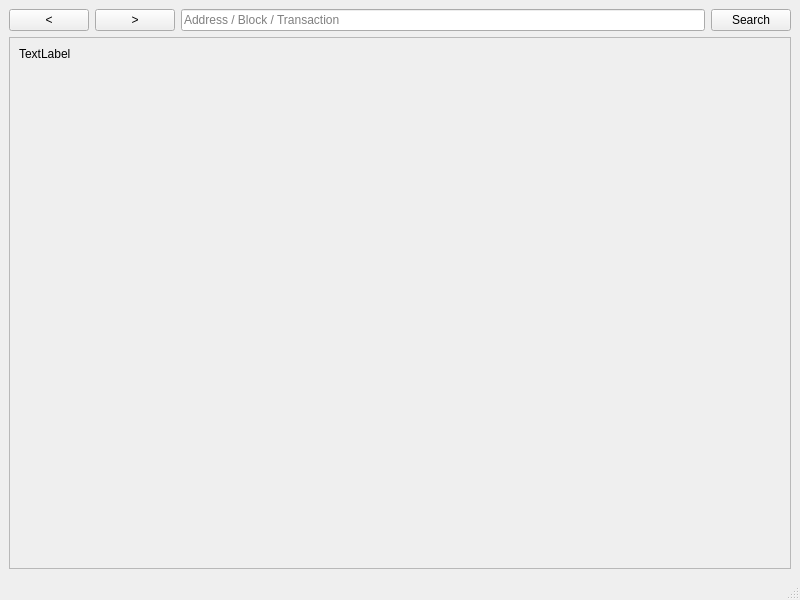
<?xml version="1.0" encoding="UTF-8"?>
<ui version="4.0">
 <class>BlockExplorer</class>
 <widget class="QMainWindow" name="BlockExplorer">
  <property name="geometry">
   <rect>
    <x>0</x>
    <y>0</y>
    <width>800</width>
    <height>600</height>
   </rect>
  </property>
  <property name="windowTitle">
   <string>Blockchain Explorer</string>
  </property>
  <widget class="QWidget" name="centralwidget">
   <layout class="QVBoxLayout" name="verticalLayout">
    <item>
     <layout class="QHBoxLayout" name="horizontalLayout">
      <property name="sizeConstraint">
       <enum>QLayout::SetMinimumSize</enum>
      </property>
      <item>
       <widget class="QPushButton" name="back">
        <property name="text">
         <string>&lt;</string>
        </property>
        <property name="icon">
         <iconset resource="../bitcoin.qrc">
          <normaloff>:/icons/back</normaloff>:/icons/back</iconset>
        </property>
        <property name="flat">
         <bool>false</bool>
        </property>
       </widget>
      </item>
      <item>
       <widget class="QPushButton" name="forward">
        <property name="text">
         <string>&gt;</string>
        </property>
        <property name="icon">
         <iconset resource="../bitcoin.qrc">
          <normaloff>:/icons/forward</normaloff>:/icons/forward</iconset>
        </property>
       </widget>
      </item>
      <item>
       <widget class="QLineEdit" name="searchBox">
        <property name="sizePolicy">
         <sizepolicy hsizetype="Expanding" vsizetype="Fixed">
          <horstretch>5</horstretch>
          <verstretch>0</verstretch>
         </sizepolicy>
        </property>
        <property name="minimumSize">
         <size>
          <width>0</width>
          <height>0</height>
         </size>
        </property>
        <property name="inputMask">
         <string/>
        </property>
        <property name="text">
         <string/>
        </property>
        <property name="placeholderText">
         <string>Address / Block / Transaction</string>
        </property>
       </widget>
      </item>
      <item>
       <widget class="QPushButton" name="pushSearch">
        <property name="sizePolicy">
         <sizepolicy hsizetype="Minimum" vsizetype="Fixed">
          <horstretch>0</horstretch>
          <verstretch>0</verstretch>
         </sizepolicy>
        </property>
        <property name="minimumSize">
         <size>
          <width>0</width>
          <height>0</height>
         </size>
        </property>
        <property name="maximumSize">
         <size>
          <width>16777215</width>
          <height>16777215</height>
         </size>
        </property>
        <property name="text">
         <string>Search</string>
        </property>
        <property name="autoDefault">
         <bool>false</bool>
        </property>
        <property name="default">
         <bool>false</bool>
        </property>
        <property name="flat">
         <bool>false</bool>
        </property>
       </widget>
      </item>
     </layout>
    </item>
    <item>
     <widget class="QScrollArea" name="scrollArea">
      <property name="widgetResizable">
       <bool>true</bool>
      </property>
      <widget class="QWidget" name="scrollAreaWidgetContents">
       <property name="geometry">
        <rect>
         <x>0</x>
         <y>0</y>
         <width>780</width>
         <height>498</height>
        </rect>
       </property>
       <layout class="QHBoxLayout" name="horizontalLayout_2">
        <item>
         <widget class="QLabel" name="content">
          <property name="sizePolicy">
           <sizepolicy hsizetype="Preferred" vsizetype="Expanding">
            <horstretch>0</horstretch>
            <verstretch>0</verstretch>
           </sizepolicy>
          </property>
          <property name="text">
           <string>TextLabel</string>
          </property>
          <property name="textFormat">
           <enum>Qt::RichText</enum>
          </property>
          <property name="alignment">
           <set>Qt::AlignLeading|Qt::AlignLeft|Qt::AlignTop</set>
          </property>
          <property name="textInteractionFlags">
           <set>Qt::LinksAccessibleByMouse|Qt::TextSelectableByMouse</set>
          </property>
         </widget>
        </item>
       </layout>
      </widget>
     </widget>
    </item>
   </layout>
  </widget>
  <widget class="QMenuBar" name="menubar">
   <property name="geometry">
    <rect>
     <x>0</x>
     <y>0</y>
     <width>800</width>
     <height>25</height>
    </rect>
   </property>
  </widget>
  <widget class="QStatusBar" name="statusbar"/>
 </widget>
 <resources>
  <include location="../bitcoin.qrc"/>
 </resources>
 <connections/>
</ui>
